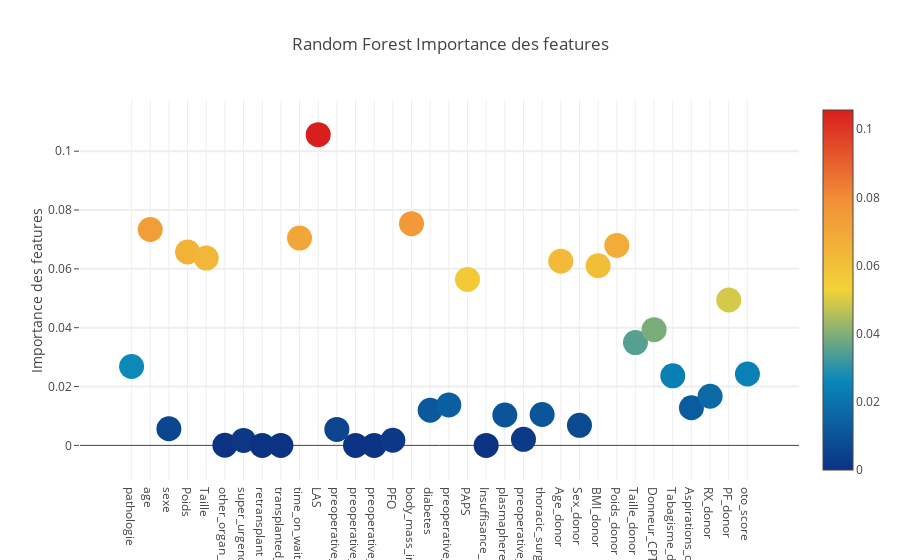

The code cell stored with this chart in its notebook:
### Markdown cell above
## Random Forest

### Code cell
trace = go.Scatter(x = feature_dataframe['features'].values,
    y = feature_dataframe['Random Forest Importance des features'].values,
    
    mode='markers',
    marker=dict(
        sizemode = 'diameter',
        sizeref = 1,
        size = 25,
        #color = np.random.randn(500), #set color equal to a variable
        color = feature_dataframe['Random Forest Importance des features'].values,
        colorscale='Portland',
        showscale=True
    ),
    text = feature_dataframe['features'].values
)

data = [trace]

layout= go.Layout(
    autosize= True,
    title= 'Random Forest Importance des features',
    hovermode= 'closest',
    yaxis=dict(
        title= 'Importance des features',
        ticklen= 5,
        gridwidth= 2
    ),
    showlegend= False
)

fig = go.Figure(data=data, layout=layout)

py.iplot(fig,filename='scatter2010')

### Figure 1 — Plotly figure (JSON) as saved in the notebook; plotly's stock layout.template omitted (floating-point values rounded to 4 significant figures)
{"data": [{"marker": {"color": [0.0268, 0.07337, 0.005646, 0.06572, 0.06367, 4.558e-05, 0.001675, 0, 0, 0.07047, 0.1056, 0.005424, 0, 0, 0.001747, 0.07536, 0.01194, 0.01374, 0.05642, 0, 0.01033, 0.002051, 0.01049, 0.06261, 0.006819, 0.06105, 0.06796, 0.03493, 0.03932, 0.02364, 0.01278, 0.0167, 0.0494, 0.02425], "colorscale": "Portland", "showscale": true, "size": 25, "sizemode": "diameter", "sizeref": 1}, "mode": "markers", "text": ["pathologie", "age", "sexe", "Poids", "Taille", "other_organ_transplantation", "super_urgence", "retransplant", "transplanted_twice_during_study_period", "time_on_waiting_liste", "LAS", "preoperative_ICU", "preoperative_vasopressor", "preoperative_mechanical_ventilation", "PFO", "body_mass_index", "diabetes", "preoperative_pulmonary_hypertension", "PAPS", "Insuffisance_renale", "plasmapherese", "preoperative_ECMO", "thoracic_surgery_history", "Age_donor", "Sex_donor", "BMI_donor", "Poids_donor", "Taille_donor", "Donneur_CPT", "Tabagisme_donor", "Aspirations_donor", "RX_donor", "PF_donor", "oto_score"], "type": "scatter", "uid": "c6b4ca70-fd41-11e8-82e9-6002921757e3", "x": ["pathologie", "age", "sexe", "Poids", "Taille", "other_organ_transplantation", "super_urgence", "retransplant", "transplanted_twice_during_study_period", "time_on_waiting_liste", "LAS", "preoperative_ICU", "preoperative_vasopressor", "preoperative_mechanical_ventilation", "PFO", "body_mass_index", "diabetes", "preoperative_pulmonary_hypertension", "PAPS", "Insuffisance_renale", "plasmapherese", "preoperative_ECMO", "thoracic_surgery_history", "Age_donor", "Sex_donor", "BMI_donor", "Poids_donor", "Taille_donor", "Donneur_CPT", "Tabagisme_donor", "Aspirations_donor", "RX_donor", "PF_donor", "oto_score"], "y": [0.0268, 0.07337, 0.005646, 0.06572, 0.06367, 4.558e-05, 0.001675, 0, 0, 0.07047, 0.1056, 0.005424, 0, 0, 0.001747, 0.07536, 0.01194, 0.01374, 0.05642, 0, 0.01033, 0.002051, 0.01049, 0.06261, 0.006819, 0.06105, 0.06796, 0.03493, 0.03932, 0.02364, 0.01278, 0.0167, 0.0494, 0.02425]}], "layout": {"autosize": true, "hovermode": "closest", "showlegend": false, "title": "Random Forest Importance des features", "yaxis": {"gridwidth": 2, "ticklen": 5, "title": "Importance des features"}}}
